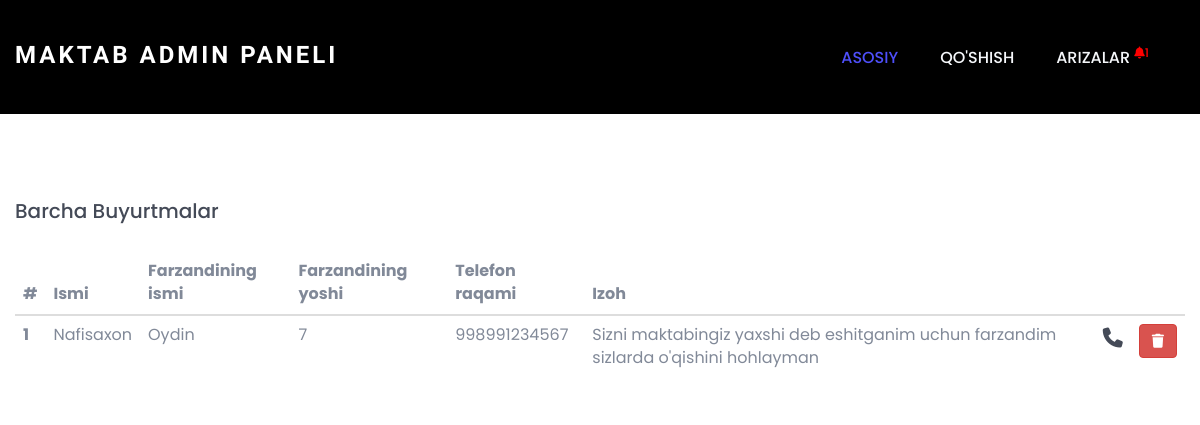
/panel/orders.php, run on the app's committed database.
### tables this page shows
CREATE TABLE `ariza` (
  `id` int NOT NULL,
  `name` varchar(150) NOT NULL,
  `fname` varchar(150) NOT NULL,
  `fage` int NOT NULL,
  `phone` varchar(100) NOT NULL,
  `comment` varchar(150) NOT NULL
);

### panel/orders.php (the view, shortened to what this page needs)
<?php include 'inc/header.php'; ?>
<div class="container" style="margin-top: 200px;">
    <div class="row">
        <h5 style="margin-bottom: 30px;">Barcha buyurtmalar</h5>
        <table class="table" style="overflow: scroll;">
            <thead>
                <tr>
                    <th scope="col">#</th>
                    <th scope="col">Ismi</th>
                    <th scope="col">Farzandining ismi</th>
                    <th scope="col">Farzandining yoshi</th>
                    <th scope="col">Telefon raqami</th>
                    <th scope="col">Izoh</th>
                    <th scope="col"></th>
                    <th scope="col"></th>
                </tr>
            </thead>
            <tbody>
                <?php
                include './inc/db.php';
                $stmt = $conn->prepare("SELECT * from ariza ORDER BY id desc");
                $stmt->execute();
                $products = $stmt->fetchAll();
                if (count($products) == 0) {
                    $msg = "Arizalar mavjud emas";
                } else {
                    $i = 0;
                    foreach ($products as $row) {
                        $i = $i + 1;
                ?>
                        <tr>
                            <th scope="row"><?= $i; ?></th>
                            <td><?= $row['name']; ?></td>
                            <td><?= $row['fname']; ?></td>
                            <td><?= $row['fage']; ?></td>
                            <td><?= $row['phone']; ?></td>
                            <td><?= $row['comment']; ?></td>
                            <td><a href="tel:<?=$row['phone']?>"><i class="fa-solid fa-phone"></i></a></td>
                            <td>
                                <form action="" method="POST">
                                    <button class="btn btn-danger" title="Arizani o'chirish" name="delete"><i class="fa-solid fa-trash"></i></button>
                                </form>
                            </td>
                        <?php } ?>
                        </tr>
                    <?php } ?>
            </tbody>
        </table>
    </div>
</div>

### panel/assets/css/bootsnav.css (style rules this page uses)
body { -webkit-transition: all 0.3s ease-in-out; -moz-transition: all 0.3s ease-in-out; -o-transition: all 0.3s ease-in-out; -ms-transition: all 0.3s ease-in-out; transition: all 0.3s ease-in-out; }

### panel/assets/css/style.css (style rules this page uses)
* { padding: 0; margin: 0; }
* { -webkit-box-sizing:border-box; -moz-box-sizing:border-box; -o-box-sizing:border-box; -ms-box-sizing:border-box; box-sizing:border-box; }
body { font-family: 'Poppins', sans-serif; font-size:16px; color:#818998; text-transform:initial; max-width:1920px; margin:0 auto; overflow-x:hidden; }
a,a:hover,a:active,a:focus { display:inline-block; text-decoration:none; color: #444a57; font-size:20px; padding:0; font-weight: 500; text-transform: capitalize; }
h1,h2,h3,h4,h5,h6 { margin: 0; color:#444a57; font-size: 20px; font-weight: 500; text-transform: capitalize; }
select,input,textarea,button,.form-control { box-shadow:none;outline:0!important; }
button { background: transparent;border: 0;font-size: 16px;text-transform: capitalize; }
html,body { height: 100%; }

### data on the page
ariza: name "Nafisaxon", fname "Oydin", fage "7", phone "998991234567", comment "Sizni maktabingiz yaxshi deb eshitganim uchun farzandim sizlarda o'qishini hohlayman"

### other printed values
$count "1"
